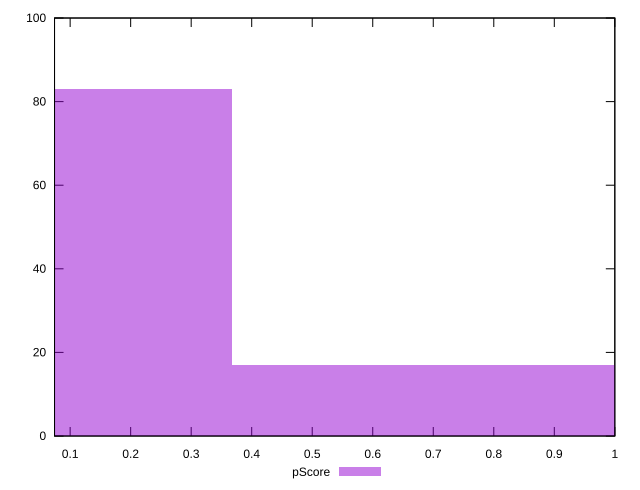

Generate this figure with gnuplot:
reset

$pScore <<EOF
0 83
0.7357828365688519 17
EOF

set key outside below
set boxwidth 0.7357828365688519
set xrange [0.07420339384011537:1]
set yrange [0:100]
set trange [0:100]
set style fill transparent solid 0.5 noborder
set terminal svg size 640, 490 enhanced background rgb 'white'
set output "reports/report_00028_2021-02-24T12-49-42.674Z/uses-long-cache-ttl/samples/card/pScore/histogram.svg"

plot $pScore title "pScore" with boxes

reset
